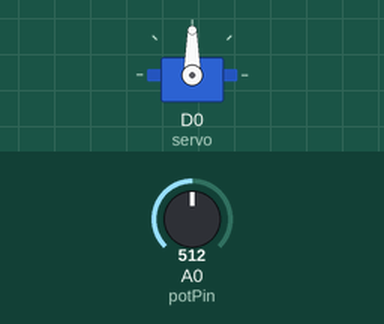
This sketch was run on a simulated ESP8266 (NodeMCU). Shown: servo. Inputs (shaded band) come from the test bench; at power-on: A0 (potPin) = 512.

Above: at 1.2 s.
1.3 s: A0 (potPin) set to 716
At 1.9 s:
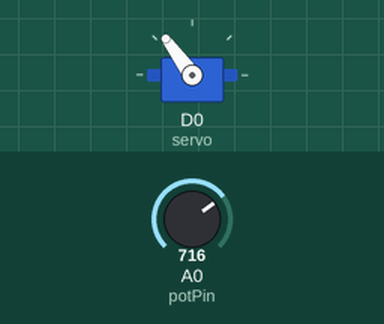
2.8 s: A0 (potPin) set to 900
At 3.6 s:
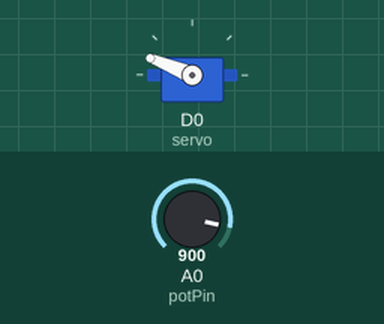
4.3 s: A0 (potPin) set to 1023
At 4.6 s:
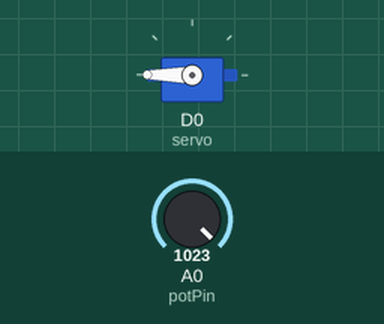
5.8 s: A0 (potPin) set to 306
At 6.9 s:
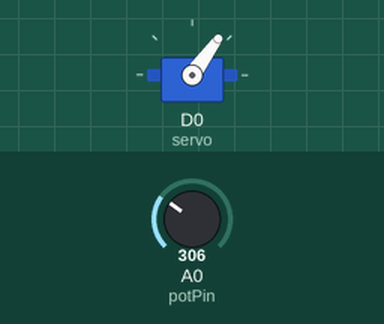
7.3 s: A0 (potPin) set to 122
At 8.0 s:
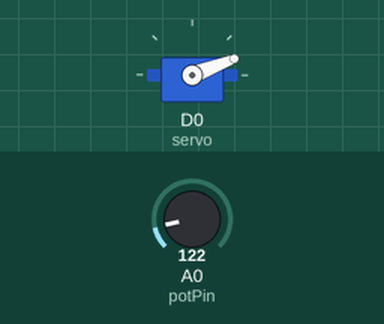
8.8 s: A0 (potPin) set to 511
At 10.2 s:
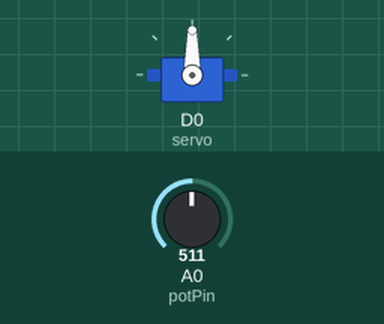
Timing chart, 0 to 11.3 s (numbered marks = the images above; inputs shaded):
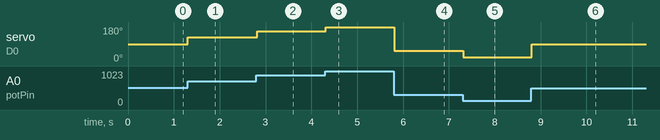

The sketch:

lab2_1.ino
```cpp
#include <Servo.h>

Servo servo;  // Создаем объект Servo

int potPin = A0;  // Пин, к которому подключен потенциометр
int angle = 0;   // Угол поворота сервопривода

void setup() {
  servo.attach(D0, 600, 2600);  // Подключаем сервопривод к пину D0
}

void loop() {
  // Считываем значение с потенциометра
  int potValue = analogRead(potPin);

  // Преобразуем значение потенциометра (0-1023) в угол поворота сервопривода (0-180)
  angle = map(potValue, 0, 1023, 0, 180);

  // Поворачиваем сервопривод на заданный угол
  servo.write(angle);

  delay(15);  // Небольшая задержка для стабилизации
}
```

Measured:
- after the input at 1.3 s, servo on D0 (servo): 90° → 126° at once
- after the input at 2.8 s, servo on D0 (servo): 126° → 158° at once
- after the input at 4.3 s, servo on D0 (servo): 158° → 180° at once
- after the input at 5.8 s, servo on D0 (servo): 180° → 54° at once
- after the input at 7.3 s, servo on D0 (servo): 54° → 21° at once
- after the input at 8.8 s, servo on D0 (servo): 21° → 90° at once
